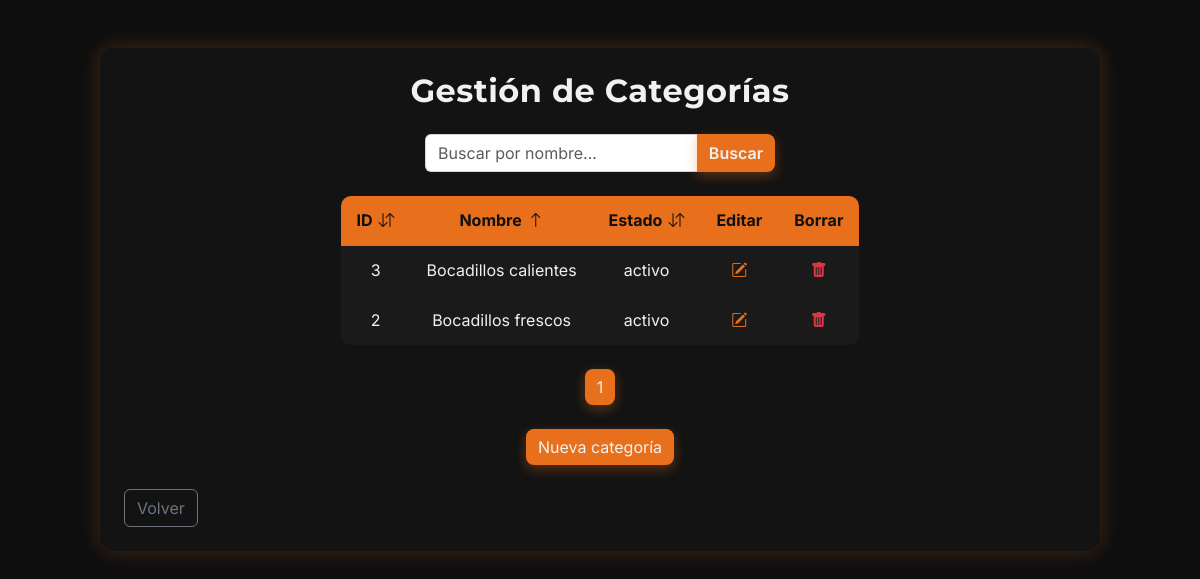
Before: /categories/category_list.php (signed in) with the older database file.
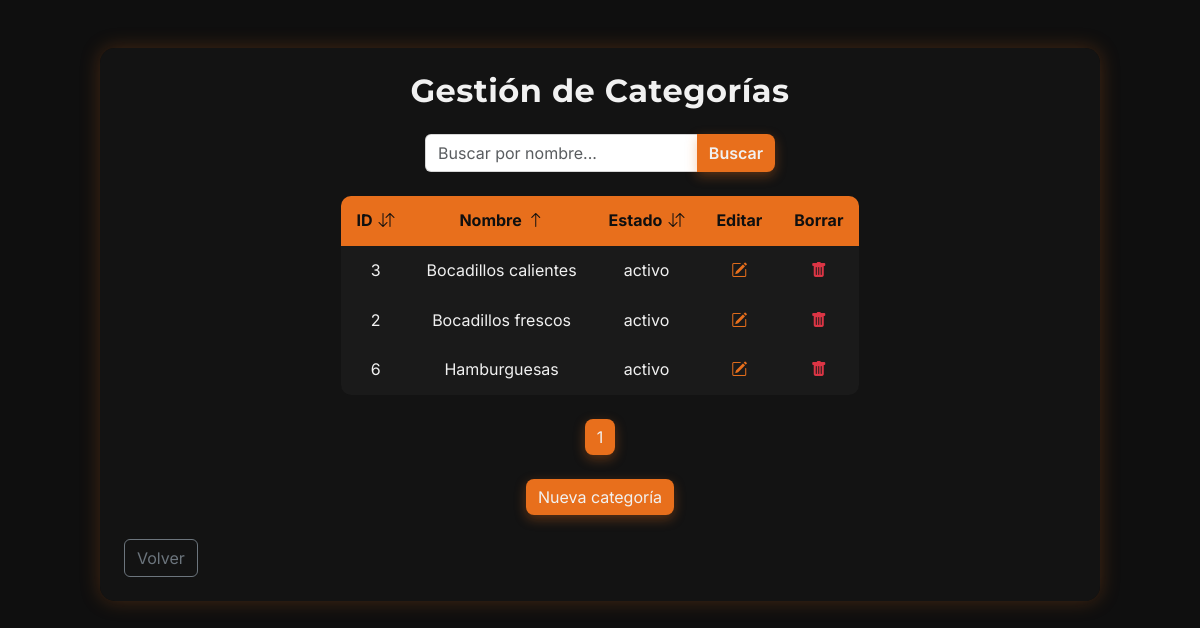
After: the same page with the newer database file.
### tables this page shows
CREATE TABLE `categorias` (
  `id` int(11) NOT NULL,
  `nombre` varchar(100) NOT NULL,
  `estado` enum('activo','inactivo') NOT NULL DEFAULT 'activo'
);

### src/categories/Category.php (called while the page is built, shortened)
<?php
    class Category {
        private ?int $id = null;
        private ?string $name = null;
        private ?string $status = null;
        public function getId(): ?int {
            return $this->id;
        }
        public function getName(): ?string {
            return $this->name;
        }
        public function getStatus(): ?string {
            return $this->status;
        }
        public static function getCategories(int $page, int $perPage, string $orderBy, string $sortDirection): array {
            $db = Database::getConnection();
            $offset = ($page - 1) * $perPage;
            $allowedColumns = [
                "id" => "id",
                "name" => "nombre",
                "status" => "estado"
            ];
            $orderField = $allowedColumns[$orderBy] ?? "id";
            $sortDirection = strtoupper($sortDirection) === "DESC" ? "DESC" : "ASC";
            $sql = "SELECT id, nombre AS name, estado AS status FROM categorias ORDER BY $orderField $sortDirection LIMIT :offset, :limit";
            $stmt = $db->prepare($sql);
            $stmt->bindValue(":offset", $offset, PDO::PARAM_INT);
            $stmt->bindValue(":limit", $perPage, PDO::PARAM_INT);
            $stmt->execute();
            $stmt->setFetchMode(PDO::FETCH_CLASS, "Category");
            return $stmt->fetchAll();
        }
    }
?>

### src/categories/category_list.php (the view, shortened to what the changed rows need)
<?php
    require_once __DIR__ . "/Category.php";
    $db = Database::getConnection();
?>
<!DOCTYPE html>
<html lang="es">
<head>
    <link href="https://cdn.jsdelivr.net/npm/bootstrap@5.3.0/dist/css/bootstrap.min.css" rel="stylesheet">
    <link rel="stylesheet" href="https://cdn.jsdelivr.net/npm/bootstrap-icons@1.10.5/font/bootstrap-icons.css">
    <link rel="stylesheet" href="/assets/css/styles.css">
</head>
<body>
    <div class="onix-bg d-flex justify-content-center align-items-start py-5">
        <div class="onix-card-wide p-4 w-100">
            <h2 class="text-center fw-bold mb-4">Gestión de Categorías</h2>
            <?php
                $page = isset($_GET["page"]) ? (int)$_GET["page"] : 1;
                $perPage = 5;
                $allowedColumns = [
                    "id" => "id",
                    "name" => "nombre",
                    "status" => "estado"
                ];
                $sortBy = isset($_GET["sort_by"]) ? $_GET["sort_by"] : "name";
                $orderField = $allowedColumns[$sortBy] ?? "nombre";
                $sortDir = isset($_GET["sort_dir"]) ? strtoupper($_GET["sort_dir"]) : "ASC";
                if (isset($_GET["search"]) && trim($_GET["search"]) !== "") {
                    $searchTerm = "%" . trim($_GET["search"]) . "%";
                    $countQuery = $db->prepare("SELECT COUNT(*) AS total FROM categorias WHERE nombre LIKE :search");
                    $countQuery->execute([":search" => $searchTerm]);
                    $totalCategories = $countQuery->fetch(PDO::FETCH_ASSOC)["total"];
                    $totalPages = ceil($totalCategories / $perPage);
                    $offset = ($page - 1) * $perPage;
                    $query = $db->prepare("SELECT id, nombre AS name, estado AS status FROM categorias
                                           WHERE nombre LIKE :search ORDER BY $orderField $sortDir LIMIT :offset, :limit");
                    $query->bindValue(":search", $searchTerm, PDO::PARAM_STR);
                    $query->bindValue(":offset", $offset, PDO::PARAM_INT);
                    $query->bindValue(":limit", $perPage, PDO::PARAM_INT);
                    $query->execute();
                    $query->setFetchMode(PDO::FETCH_CLASS, "Category");
                    $categories = $query->fetchAll();
                } else {
                    $categories = Category::getCategories($page, $perPage, $sortBy, $sortDir);
                    $countQuery = $db->query("SELECT count(*) AS total FROM categorias");
                    $totalCategories = $countQuery->fetch(PDO::FETCH_ASSOC)["total"];
                    $totalPages = ceil($totalCategories / $perPage);
                }
                function sortIcon(string $col, string $currentSortBy, string $currentSortDir): string {
                    if ($col !== $currentSortBy) return '<i class="bi bi-arrow-down-up"></i>';
                    return $currentSortDir === "ASC"
                        ? '<i class="bi bi-arrow-up"></i>'
                        : '<i class="bi bi-arrow-down"></i>';
                }
                function sortUrl(string $col, string $currentSortDir): string {
                    $newDir = $currentSortDir === "ASC" ? "DESC" : "ASC";
                    $url = "/categories/category_list.php?sort_by=$col&sort_dir=$newDir";
                    return $url;
                }
            ?>
            <div class="table-responsive">
                <table class="onix-table align-middle text-center mx-auto">
                    <thead>
                        <tr>
                            <th><a href="<?= sortUrl('id', $sortDir) ?>">ID <?= sortIcon('id', $sortBy, $sortDir) ?></a></th>
                            <th><a href="<?= sortUrl('name', $sortDir) ?>">Nombre <?= sortIcon('name', $sortBy, $sortDir) ?></a></th>
                            <th><a href="<?= sortUrl('status', $sortDir) ?>">Estado <?= sortIcon('status', $sortBy, $sortDir) ?></a></th>
                            <th>Editar</th>
                            <th>Borrar</th>
                        </tr>
                    </thead>
                    <tbody>
                        <?php
                            if (empty($categories)) {
                                echo "<tr><td colspan='5' class='text-center py-3 text-light'>
                                          No se encontraron categorías
                                      </td></tr>";
                            } else {
                                foreach ($categories as $category) {
                                    echo "<tr>";
                                    echo "<td>" . htmlspecialchars((string)$category->getId()) . "</td>";
                                    echo "<td>" . htmlspecialchars((string)$category->getName()) . "</td>";
                                    echo "<td>" . htmlspecialchars((string)$category->getStatus()) . "</td>";
                                    echo "<td><a class='text-onix fw-bold' href='/categories/category_edit.php?id=" . $category->getId() . "'>
                                              <i class='bi bi-pencil-square'></i>
                                          </a></td>";
                                    echo "<td><a class='text-danger fw-bold' href='/categories/category_delete.php?id=" . $category->getId() . "'>
                                              <i class='bi bi-trash-fill'></i>
                                          </a></td>";
                                    echo "</tr>";
                                }
                            }
                        ?>
                    </tbody>
                </table>
            </div>
            <div class="text-center mt-4">
                <?php
                    for ($i = 1; $i <= $totalPages; $i++) {
                        $url = "/categories/category_list.php?page=$i&sort_by=$sortBy&sort_dir=$sortDir";
                        if ($i == $page) {
                            echo "<button class='btn btn-onix mx-1'>$i</button>";
                        } else {
                            echo "<a href='$url' class='btn btn-outline-onix mx-1'>$i</a>";
                        }
                    }
                ?>
            </div>
        </div>
    </div>
</body>
</html>

Changed rows visible on the page:
added categorias: id "6", nombre "Hamburguesas", estado "activo"
